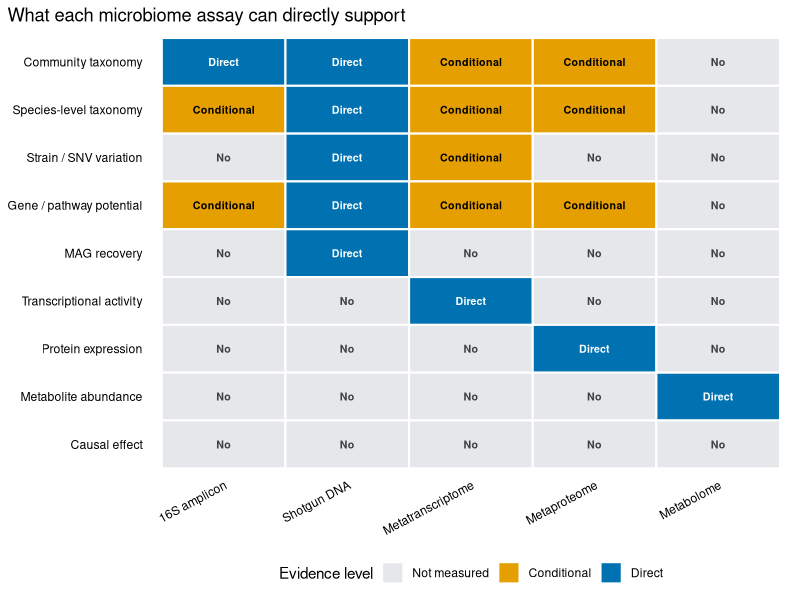
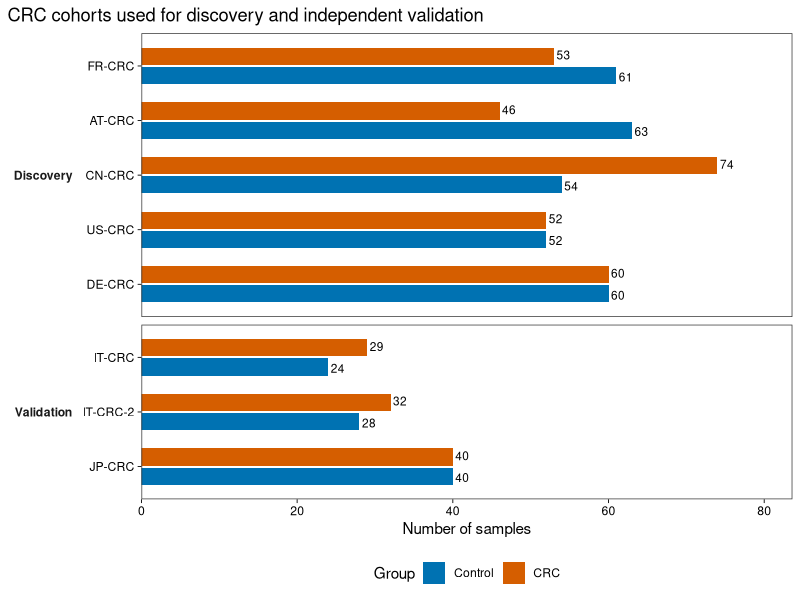

Source code (R) for these figures, in order:
## ---- chunk 1
library(ggplot2)
library(dplyr)
library(scales)

set.seed(20260719)

pal_pub <- c(
  "#0072B2", "#D55E00", "#009E73", "#CC79A7",
  "#E69F00", "#56B4E9", "#F0E442", "#999999"
)

scale_color_pub <- function(...) {
  ggplot2::scale_color_manual(values = pal_pub, ...)
}

scale_fill_pub <- function(...) {
  ggplot2::scale_fill_manual(values = pal_pub, ...)
}

theme_pub <- function(base_size = 12) {
  ggplot2::theme_bw(base_size = base_size, base_family = "sans") +
    ggplot2::theme(
      panel.grid = ggplot2::element_blank(),
      axis.text = ggplot2::element_text(color = "black"),
      axis.ticks = ggplot2::element_line(color = "black", linewidth = 0.3),
      legend.key = ggplot2::element_blank(),
      legend.background = ggplot2::element_rect(
        fill = scales::alpha("white", 0.7),
        color = NA
      ),
      plot.title.position = "plot"
    )
}

save_pub <- function(
  plot,
  file_base,
  width = 130,
  height = 95,
  units = "mm",
  dpi = 300
) {
  dir.create(dirname(file_base), recursive = TRUE, showWarnings = FALSE)
  ggplot2::ggsave(
    paste0(file_base, ".pdf"),
    plot,
    width = width,
    height = height,
    units = units,
    device = grDevices::cairo_pdf
  )
  ggplot2::ggsave(
    paste0(file_base, ".png"),
    plot,
    width = width,
    height = height,
    units = units,
    dpi = dpi,
    bg = "white"
  )
  ggplot2::ggsave(
    paste0(file_base, ".tiff"),
    plot,
    width = width,
    height = height,
    units = units,
    dpi = dpi,
    compression = "lzw",
    bg = "white"
  )
  invisible(plot)
}
## ---- chunk 2
cohorts <- read.delim(
  "data/small/01-crc-cohort-summary.tsv",
  check.names = FALSE,
  stringsAsFactors = FALSE
)

stopifnot(
  nrow(cohorts) == 8L,
  sum(cohorts$Total) == 768L,
  sum(cohorts$CRC) == 386L,
  sum(cohorts$Control) == 382L
)

cohorts
## ---- chunk 3
assay_wide <- read.delim(
  "data/small/01-assay-evidence.tsv",
  check.names = FALSE,
  stringsAsFactors = FALSE
)

assay_names <- setdiff(names(assay_wide), "Question")
assay_long <- do.call(
  rbind,
  lapply(
    assay_names,
    function(assay_name) {
      data.frame(
        Question = assay_wide$Question,
        Assay = assay_name,
        Evidence = assay_wide[[assay_name]],
        stringsAsFactors = FALSE
      )
    }
  )
)

stopifnot(
  all(assay_long$Evidence %in% 0:2),
  nrow(assay_long) == nrow(assay_wide) * length(assay_names)
)

assay_long$Evidence_label <- c(
  "Not measured", "Conditional", "Direct"
)[assay_long$Evidence + 1L]
head(assay_long, 10)
## ---- chunk 4
assay_long$Question <- factor(
  assay_long$Question,
  levels = rev(assay_wide$Question)
)
assay_long$Assay <- factor(assay_long$Assay, levels = assay_names)
assay_long$Evidence_factor <- factor(assay_long$Evidence, levels = 0:2)

p_assay <- ggplot(
  assay_long,
  aes(x = Assay, y = Question, fill = Evidence_factor)
) +
  geom_tile(color = "white", linewidth = 0.7) +
  geom_text(
    aes(
      label = c("No", "Conditional", "Direct")[Evidence + 1L],
      color = Evidence_factor
    ),
    size = 2.7,
    fontface = "bold"
  ) +
  scale_fill_manual(
    values = c("0" = "#E5E7EB", "1" = "#E69F00", "2" = "#0072B2"),
    labels = c("Not measured", "Conditional", "Direct"),
    drop = FALSE
  ) +
  scale_color_manual(
    values = c("0" = "grey25", "1" = "black", "2" = "white"),
    guide = "none"
  ) +
  labs(
    x = NULL,
    y = NULL,
    fill = "Evidence level",
    title = "What each microbiome assay can directly support"
  ) +
  theme_pub(base_size = 11) +
  theme(
    axis.text.x = element_text(angle = 28, hjust = 1),
    axis.ticks = element_blank(),
    panel.border = element_blank(),
    legend.position = "bottom"
  )

p_assay
## ---- chunk 5
save_pub(
  p_assay,
  "figures/01-assay-boundaries",
  width = 180,
  height = 125
)
## ---- chunk 6
cohort_long <- rbind(
  data.frame(
    Study = cohorts$Study,
    Role = cohorts$Role,
    Outcome = "Control",
    Samples = cohorts$Control
  ),
  data.frame(
    Study = cohorts$Study,
    Role = cohorts$Role,
    Outcome = "CRC",
    Samples = cohorts$CRC
  )
)

cohort_long$Study <- factor(
  cohort_long$Study,
  levels = rev(cohorts$Study)
)
cohort_long$Role <- factor(
  cohort_long$Role,
  levels = c("Discovery / meta-analysis", "Independent validation")
)
cohort_long$Role_plot <- factor(
  ifelse(
    cohort_long$Role == "Discovery / meta-analysis",
    "Discovery",
    "Validation"
  ),
  levels = c("Discovery", "Validation")
)
cohort_long$Outcome <- factor(
  cohort_long$Outcome,
  levels = c("Control", "CRC")
)

p_crc <- ggplot(
  cohort_long,
  aes(x = Samples, y = Study, fill = Outcome)
) +
  geom_col(
    position = position_dodge2(width = 0.8, preserve = "single"),
    width = 0.7
  ) +
  geom_text(
    aes(label = Samples),
    position = position_dodge2(width = 0.8, preserve = "single"),
    hjust = -0.18,
    size = 3
  ) +
  facet_grid(
    Role_plot ~ .,
    scales = "free_y",
    space = "free_y",
    switch = "y"
  ) +
  scale_fill_manual(
    values = c("Control" = "#0072B2", "CRC" = "#D55E00")
  ) +
  scale_x_continuous(expand = expansion(mult = c(0, 0.13))) +
  labs(
    x = "Number of samples",
    y = NULL,
    fill = "Group",
    title = "CRC cohorts used for discovery and independent validation"
  ) +
  theme_pub(base_size = 11) +
  theme(
    strip.placement = "outside",
    strip.background = element_blank(),
    strip.text.y.left = element_text(angle = 0, face = "bold"),
    legend.position = "bottom"
  )

p_crc
## ---- chunk 7
save_pub(
  p_crc,
  "figures/01-crc-cohorts",
  width = 150,
  height = 115
)
